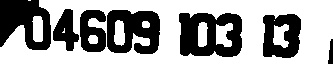
#> input picture matricule_pre.jpg, 333 x 64 px
$ python segmentation.py
#> lines starting #> are read from the running program, lines starting #| are printed output that depends on the picture; after the words box and inside, x2 and y2 are one past the last pixel; in counts of white or black regions, pixels touching at a corner belong together
#> further down, img is the input picture: shape (64, 333, 3); min 0, max 255, mean 157.1
import pytesseract

import matplotlib.pyplot as plt
import numpy as np
import cv2
# Match contours to license plate or character template
def find_contours(dimensions, img) :

    # Find all contours in the image
    cntrs, _ = cv2.findContours(img.copy(), cv2.RETR_TREE, cv2.CHAIN_APPROX_SIMPLE)

    # Retrieve potential dimensions
    lower_width = dimensions[0]
    upper_width = dimensions[1]
    lower_height = dimensions[2]
    upper_height = dimensions[3]

    # Check largest 5 or  15 contours for license plate or character respectively
    cntrs = sorted(cntrs, key=cv2.contourArea, reverse=True)[:15]

    ii = cv2.imread('10.jpg')

    x_cntr_list = []
    target_contours = []
    img_res = []
    for cntr in cntrs :
        # detects contour in binary image and returns the coordinates of rectangle enclosing it
        intX, intY, intWidth, intHeight = cv2.boundingRect(cntr)

        # checking the dimensions of the contour to filter out the characters by contour's size
        if intWidth > lower_width and intWidth < upper_width and intHeight > lower_height and intHeight < upper_height :
            x_cntr_list.append(intX) #stores the x coordinate of the character's contour, to used later for indexing the contours

            char_copy = np.zeros((44,24))
            # extracting each character using the enclosing rectangle's coordinates.
            char = img[intY:intY+intHeight, intX:intX+intWidth]
            char = cv2.resize(char, (20, 40))

            cv2.rectangle(ii, (intX,intY), (intWidth+intX, intY+intHeight), (50,21,200), 2)


            # Make result formatted for classification: invert colors
            char = cv2.subtract(255, char)

            # Resize the image to 24x44 with black border
            char_copy[2:42, 2:22] = char
            char_copy[0:2, :] = 0
            char_copy[:, 0:2] = 0
            char_copy[42:44, :] = 0
            char_copy[:, 22:24] = 0

            img_res.append(char_copy) # List that stores the character's binary image (unsorted)

    # Return characters on ascending order with respect to the x-coordinate (most-left character first)

    # arbitrary function that stores sorted list of character indeces
    indices = sorted(range(len(x_cntr_list)), key=lambda k: x_cntr_list[k])
    img_res_copy = []
    for idx in indices:
        img_res_copy.append(img_res[idx])# stores character images according to their index
    img_res = np.array(img_res_copy)

    return img_res
# Find characters in the resulting images
def segment_characters(image) :

    # Preprocess cropped license plate image
    img_lp = cv2.resize(image, (333, 75))
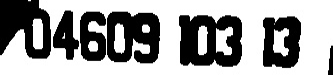
#> img_lp: shape (75, 333, 3); min 0, max 255, mean 157
    img_gray_lp = cv2.cvtColor(img_lp, cv2.COLOR_BGR2GRAY)
    _, img_binary_lp = cv2.threshold(img_gray_lp, 200, 255, cv2.THRESH_BINARY+cv2.THRESH_OTSU)
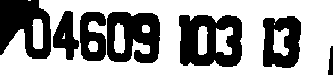
#> img_binary_lp: shape (75, 333); 61.6% white; 7 black regions, largest, box (x1, y1, x2, y2) and area: (179, 15, 242, 67) 2382, (0, 0, 51, 59) 2044, (107, 12, 160, 63) 1990
    img_binary_lp = cv2.erode(img_binary_lp, (3,3))
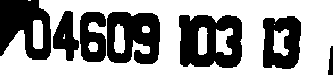
#> img_binary_lp: shape (75, 333); 60% white; 7 black regions, largest, box (x1, y1, x2, y2) and area: (179, 15, 242, 68) 2481, (0, 0, 51, 60) 2106, (107, 12, 160, 64) 2079
    img_binary_lp = cv2.dilate(img_binary_lp, (3,3))
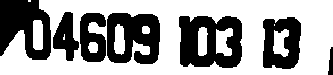
#> img_binary_lp: shape (75, 333); 61.4% white; 7 black regions, largest, box (x1, y1, x2, y2) and area: (179, 16, 242, 68) 2382, (0, 0, 51, 60) 2081, (107, 13, 160, 64) 1991

    LP_WIDTH = img_binary_lp.shape[0]
#> LP_WIDTH = 75
    LP_HEIGHT = img_binary_lp.shape[1]
#> LP_HEIGHT = 333

    # Make borders white
    img_binary_lp[0:3,:] = 255
    img_binary_lp[:,0:3] = 255
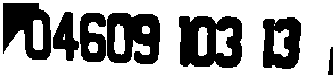
#> img_binary_lp: shape (75, 333); 62.5% white; 7 black regions, largest, box (x1, y1, x2, y2) and area: (179, 16, 242, 68) 2382, (107, 13, 160, 64) 1991, (3, 3, 51, 60) 1812
    img_binary_lp[72:75,:] = 255
    img_binary_lp[:,330:333] = 255
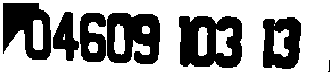
#> img_binary_lp: shape (75, 333); 62.9% white; 7 black regions (1 under 20 px)

    # Estimations of character contours sizes of cropped license plates
    dimensions = [LP_WIDTH/6,
                       LP_WIDTH/2,
                       LP_HEIGHT/10,
                       2*LP_HEIGHT/3]
#> dimensions = [12.5, 37.5, 33.3, 222]


    cv2.imwrite('contour.jpg',img_binary_lp)

    # Get contours within cropped license plate
    char_list = find_contours(dimensions, img_binary_lp)
#> in find_contours, `cntrs, _ = cv2.findContours(img.copy(), cv2.RETR_TREE, cv2.CHAIN_APPRO..`: cntrs = 17 contours, 2 with area under 20; largest, box (x1, y1, x2, y2) and area: (0, 0, 333, 75) 24568, (178, 15, 243, 69) 3092, (106, 12, 161, 65) 2448, (2, 2, 52, 61) 2212, (262, 16, 302, 70) 1826
#> in find_contours, `cntrs = sorted(cntrs, key=cv2.contourArea, reverse=True)[:15]`: cntrs = 15 contours; largest, box (x1, y1, x2, y2) and area: (0, 0, 333, 75) 24568, (178, 15, 243, 69) 3092, (106, 12, 161, 65) 2448, (2, 2, 52, 61) 2212, (262, 16, 302, 70) 1826
#> the loop in find_contours, `for cntr in cntrs :` made 15 passes
#> (intX, intY, intWidth, intHeight) on passes 2 to 13: (178, 15, 65, 54), (106, 12, 55, 53), (2, 2, 50, 59), (262, 16, 40, 54), (79, 12, 28, 51), (52, 11, 28, 51), (216, 28, 17, 28), (273, 29, 16, 28), (33, 20, 10, 30), (114, 24, 11, 31), (198, 27, 10, 29), (88, 42, 10, 11)
#> (cntr, intX, intY, intWidth, intHeight) on pass 1: ([[0, 0], [0, 74], [332, 74], [332, 0]], 0, 0, 333, 75)
#> after the loop in find_contours, `for cntr in cntrs :`:
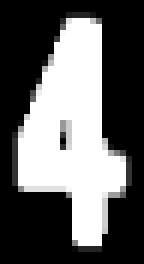
#> char_copy: shape (44, 24) float64 (shown 6 times larger); min 0, max 255, mean 97.5
#> after the loop in find_contours, `for cntr in cntrs :`: img_res = 2 items; x_cntr_list = [79, 52]
#> in find_contours, `indices = sorted(range(len(x_cntr_list)), key=lambda k: x_cntr_list[k])`: indices = [1, 0]
#> the loop in find_contours, `for idx in indices:` made 2 passes
#> idx on pass 2: 0
#> after the loop in find_contours, `for idx in indices:`: img_res_copy = 2 items

    return char_list

# Using cv2.imread() method
img = cv2.imread("matricule_pre.jpg")
# Let's see the segmented characters
char = segment_characters(img)
plate=""
i=0
while(i<len(char)):
   cv2.imwrite("img.jpg", char[i])
   i+=1
   img = cv2.imread("img.jpg")
#> img: shape (44, 24, 3); min 0, max 255, mean 97.6
#> (the run stopped early here; a loop or call above may not have finished)
